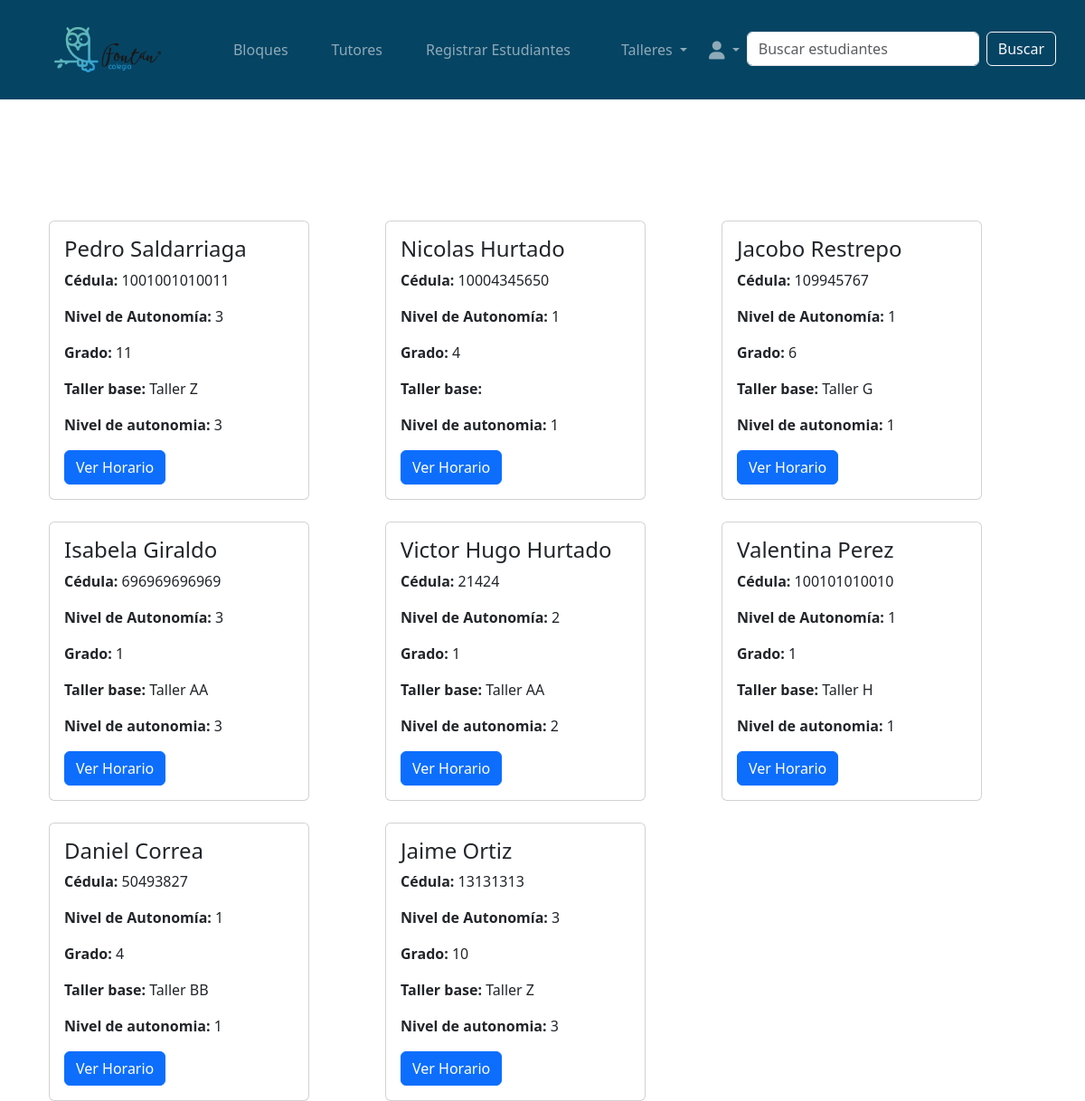
Screenshot of /students/main_menu/ (signed in) with the database file from the repository.
### students/models.py (models this page shows, shortened)
class Student(models.Model):
    STATUS_CHOICES = [
        ('present', 'Presente'),
        ('absent', 'Ausente'),
        ('neutral', 'No llamado'),
    ]
    student_id = models.AutoField(primary_key=True)
    name = models.CharField(max_length=100)
    lastname = models.CharField(max_length=100)
    id_number = models.IntegerField(unique=True)
    autonomy_level = models.IntegerField(
        choices=[
            (1, 'Nivel 1'),
            (2, 'Nivel 2'),
            (3, 'Nivel 3'),
        ],
        default=1,
    )
    extended_vacation = models.BooleanField(default=False)
    grade = models.IntegerField(
        choices=[
            (1, '1'),
            (2, '2'),
            (3, '3'),
            (4, '4'),
            (5, '5'),
            (6, '6'),
            (7, '7'),
            (8, '8'),
            (9, '9'),
            (10, '10'),
            (11, '11'),
        ],
        default=1,
    )
    status = models.CharField(
        max_length=10,
        choices=STATUS_CHOICES,
        default='neutral'
    )
    workshop = models.ForeignKey('workshops.Workshop', on_delete=models.SET_NULL, null=True, blank=True)

### workshops/models.py (models this page shows, shortened)
class Workshop(models.Model):
    WORKSHOP_TYPES = [
        ('primary', 'Primaria'),
        ('high_school', 'Bachillerato'),
        ('collective', 'Colectivo'),
    ]
    workshop_id = models.AutoField(primary_key=True)
    name = models.CharField(max_length=100, unique=True)
    tutor = models.ForeignKey(
        'tutors.Tutor',
        on_delete=models.SET_NULL,
        null=True,
        blank=True,
        related_name='workshops'  # Esta línea permite acceder a los talleres desde el tutor
    )
    max_capacity = models.IntegerField(default=25)
    type = models.CharField(
        max_length=20,
        choices=WORKSHOP_TYPES,
        default='primary'
    )

### students/views.py (the view)
# urls.py: path('main_menu/', views.main_menu, name='students.main_menu'),
def main_menu(request):
    workshops = Workshop.objects.all()
    query = request.GET.get('query')  # Obtenemos la consulta de búsqueda
    if query:
        students = Student.objects.filter(
            Q(name__icontains=query) | Q(lastname__icontains=query)
        )
    else:
        students = Student.objects.all()
    return render(request, 'students/main_menu.html', {'workshops': workshops, 'students': students, 'query': query})

### students/templates/students/main_menu.html
{% extends 'base.html' %}
{% load static %}
{% block content %}
<div class="container">
  <div class="row row-cols-1 row-cols-md-3 g-4">
    {% if query %}
      {% if students %}
        {% for student in students %}
          <div class="col">
            <div class="card" style="width: 18rem;">
              <div class="card-body">
                <h4 class="card-title">{{ student.name }} {{ student.lastname }}</h5>
                <p class="card-text"><strong>Cédula:</strong> {{ student.id_number }}</p>
                <p class="card-text"><strong>Nivel de Autonomía:</strong> {{ student.autonomy_level }}</p>
                <p class="card-text"><strong>Grado:</strong> {{ student.grade }}</p>
                <p class="card-text"><strong>Workshop:</strong> {{ student.workshop.name }}</p>
                <p class="card-text"><strong>Nivel de autonomia:</strong> {{ student.autonomy_level }}</p>
                <a href="{% url 'student_schedule' student_id=student.student_id %}" class="btn btn-primary">Ver Horario</a>
              </div>
            </div>
          </div>
        {% endfor %}
      {% else %}
        <div class="col">
          <h2>No se encontraron resultados para "{{ query }}"</h2>
        </div>
      {% endif %}
    {% else %}
      {% for student in students %}
        <div class="col">
          <div class="card" style="width: 18rem;">
            <div class="card-body">
              <h4 class="card-title">{{ student.name }} {{ student.lastname }}</h5>
              <p class="card-text"><strong>Cédula:</strong> {{ student.id_number }}</p>
              <p class="card-text"><strong>Nivel de Autonomía:</strong> {{ student.autonomy_level }}</p>
              <p class="card-text"><strong>Grado:</strong> {{ student.grade }}</p>
              <p class="card-text"><strong>Taller base:</strong> {{ student.workshop.name }}</p>
              <p class="card-text"><strong>Nivel de autonomia:</strong> {{ student.autonomy_level }}</p>
              <a href="{% url 'student_schedule' student_id=student.student_id %}" class="btn btn-primary">Ver Horario</a>
            </div>
          </div>
        </div>
      {% endfor %}
    {% endif %}
  </div>
</div>
{% endblock %}

### rows the page displays
Student: name "Pedro", lastname "Saldarriaga", id_number "1001001010011", autonomy_level "3", grade "11", workshop.name "Taller Z"
Student: name "Nicolas", lastname "Hurtado", id_number "10004345650", autonomy_level "1", grade "4"
Student: name "Jacobo", lastname "Restrepo", id_number "109945767", autonomy_level "1", grade "6", workshop.name "Taller G"
Student: name "Isabela", lastname "Giraldo", id_number "696969696969", autonomy_level "3", grade "1", workshop.name "Taller AA"
Student: name "Victor Hugo", lastname "Hurtado", id_number "21424", autonomy_level "2", grade "1", workshop.name "Taller AA"
Student: name "Valentina", lastname "Perez", id_number "100101010010", autonomy_level "1", grade "1", workshop.name "Taller H"
Student: name "Daniel", lastname "Correa", id_number "50493827", autonomy_level "1", grade "4", workshop.name "Taller BB"
Student: name "Jaime", lastname "Ortiz", id_number "13131313", autonomy_level "3", grade "10", workshop.name "Taller Z"
